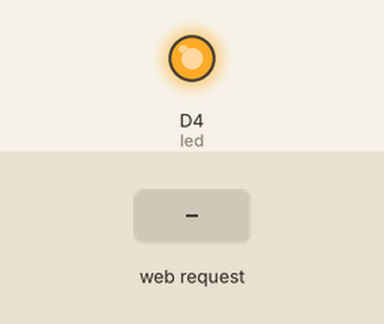
A sketch run on a simulated ESP8266 (NodeMCU). On the bench: output pins drawn as LEDs (lit = HIGH). The inputs (shaded band) are chosen by the test bench. WiFi joins after 1.5 s; servers stay silent unless stated; what the sketch prints to the serial monitor is not drawn.

Above: at 2.7 s.
2.8 s: HTTP request GET / received
Timing chart, 0 to 5.8 s (numbered marks = the images above; inputs shaded):
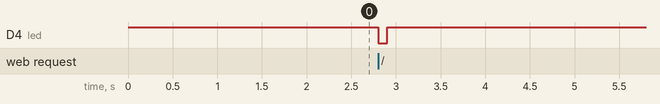

Measured:
- after the input at 2.8 s, D4 (led): HIGH → LOW at once, → HIGH 0.10 s later

The sketch:

WF2.ino
```cpp
#include <ESP8266WiFi.h> // ESP 8266 와이파이 라이브러리
#include <ESP8266WebServer.h>  // ESP 8266 웹서버 라이브러리

ESP8266WebServer server(80);  // 웹서버 오브젝트

int led = D4; // LED 핀번호

void setup()
{
  // LED 핀 세팅
  pinMode(led, OUTPUT);
  digitalWrite(led, HIGH);

  // 시리얼 세팅
  Serial.begin(115200);
  Serial.println();

  // 와이파이 접속
  WiFi.begin("SSID", "00000000"); // 공유기 이름과 비밀번호

  Serial.print("Connecting");
  while (WiFi.status() != WL_CONNECTED) // 와이파이 접속하는 동안 "." 출력
  {
    delay(500);
    Serial.print(".");
  }
  Serial.println();

  Serial.print("Connected, IP address: ");
  Serial.println(WiFi.localIP()); // 접속된 와이파이 주소 출력

  server.on("/", handleRoot); // 루트에 접속 되었을때 실행할 함수 연결

  server.begin(); // 웹서버 시작
  Serial.println("HTTP server started");
}

void handleRoot() { // 루트에 접속할때 실행할 내용
  digitalWrite(led, LOW);
  server.send(200, "text/plain", "hello from esp8266!");
  delay(100);
  digitalWrite(led, HIGH);
}

void loop() {
  server.handleClient();
}
```
